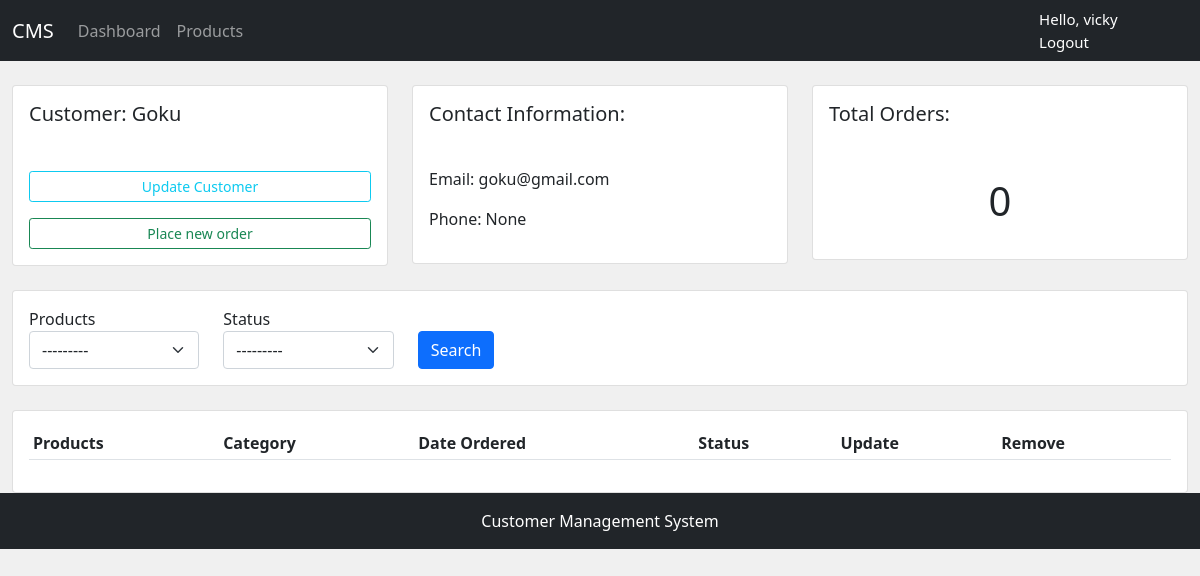
The page /customers/3/ (signed in) on the database its author committed.
### accounts/models.py (models this page shows, shortened)
class Customer(models.Model):
    user = models.OneToOneField(User, null=True,on_delete=models.CASCADE)
    name = models.CharField(max_length=200, null=True)
    phone = models.CharField(max_length=200, null=True)
    email = models.CharField(max_length=200, null=True)
    date_created = models.DateTimeField(auto_now_add=True, null=True)
    class Meta:
        verbose_name_plural = 'Customers'

### accounts/decorators.py (the view)
        def wrapper_func(request,*args,**kwargs):
            group = None
            if request.user.groups.exists():
                group = request.user.groups.all()[0].name
            if group in allowed_roles:
                return view_func(request,*args,**kwargs)
            else:
                return HttpResponse("You are not allowed to view page")

### accounts/models.py (called while the page is built)
    def __str__(self):
        return self.name

### accounts/views.py (called while the page is built)
@login_required(login_url='accounts:login')
@allowed_users(allowed_roles=['admin'])
def customers(request,pk):
    customer = Customer.objects.get(id=pk)
    orders = customer.order_set.all()
    total_orders = orders.count()
    myFilter = OrderFilter(request.GET, queryset=orders)
    orders = myFilter.qs
    context = {
        'customer':customer,
        'orders':orders,
        'total_orders':total_orders,
        'myFilter':myFilter,
    }
    return render(request,'accounts/customers.html',context)

### accounts/templates/accounts/customers.html (shortened to what this page needs)
{% extends 'accounts/base.html' %}
{% load widget_tweaks %}
{% block content %}
<br>
<div class="row">
    <div class="col-md">
        <div class="card card-body">
            <h5>Customer: {{customer.name}} </h5>
            <a class="btn btn-outline-info btn-sm btn-block mt-1" href="#">Update Customer</a>
            <a href="{% url 'accounts:create_order'  customer.id %}" class="btn btn-outline-success btn-sm btn-block mt-3">Place new order</a>
        </div>
    </div>
    <div class="col-md">
        <div class="card card-body">
            <h5>Contact Information:</h5>
            <p>Email: {{ customer.email }}</p>
            <p>Phone: {{ customer.phone }}</p>
        </div>
    </div>
    <div class="col-md">
        <div class="card card-body">
            <h5>Total Orders:</h5>
            <h1 style="text-align:center;padding:10px">{{ total_orders }}</h1>
        </div>
    </div>
</div>
<br>
<div class="row">
    <div class="col">
        <div class="card card-body">
            <form method="GET">
                <div class="row">
                    <div class="col-md-2">
                        <div class="form-group">
                            <label class="label" >Products</label>
                            {% render_field myFilter.form.product class="form-select sm" %}
                        </div>
                    </div>
                    <div class="col-md-2">
                        <div class="form-group">
                            <label class="label" >Status</label>
                            {% render_field myFilter.form.status class="form-select sm" %}
                        </div>
                    </div>
                    <div class="col-md-2 mt-4">
                        <button class="btn btn-primary" type="submit">Search</button>
                    </div>
                    </div>
                </form>
        </div>
    </div>
</div>
<br>
<div class="row">
    <div class="col">
        <div class="card card-body">
            <div class="table-responsive">
                <table class="table table-sm">
                    <tr>
                        <th>Products</th>
                        <th>Category</th>
                        <th>Date Ordered</th>
                        <th>Status</th>
                        <th>Update</th>
                        <th>Remove</th>
                    </tr>
                </table>
            </div>
        </div>
    </div>
</div>
{% endblock %}

### accounts/templates/accounts/navbar.html (shortened to what this page needs)
<nav class="navbar navbar-expand-lg navbar-dark bg-dark">
    <div class="container-fluid">
      <a class="navbar-brand" href="#" id="logo">CMS</a>
      <div class="collapse navbar-collapse" id="navbarNav">
        <ul class="navbar-nav">
          {% if request.user.is_staff %}
          <li class="nav-item">
            <a class="nav-link" aria-current="page" href="{% url 'accounts:home' %}">Dashboard</a>
          </li>
          <li class="nav-item">
            <a class="nav-link" aria-current="page" href="{% url 'accounts:products' %}">Products</a>
          </li>
          {% endif %}
        </ul>
      </div>
    </div>
    <span class="user-login-feed">Hello, {{request.user}}
    <span ><a class="user-login-feed" href="{% url 'accounts:logout' %}">Logout</a></span>
    </span>
  </nav>

### static/css/main.css (style rules this page uses)
body { background: #F0F0F0; }

### accounts/templates/accounts/navbar.html (style rules this page uses)
.user-login-feed { font-size: 15px; color: #FFF; padding-right: 5px; margin-right: 20px; text-decoration: none; }

### rows shown on the page
Customer: name "Goku", email "goku@gmail.com", phone "None"

### other values the page prints
{{ request.user }} "vicky"
{{ total_orders }} "0"
